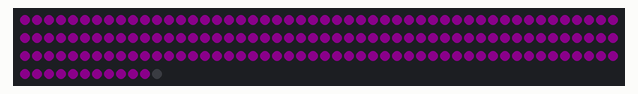
The sketch below on a simulated Arduino Uno, built with avr-gcc and run on an emulated ATmega328P. Shown: 162 RGB LEDs in strip order, left to right, continuing on the next row. Dim RGB values are drawn brighter than linear.

Above: at 0.93 s.
At 2.7 s:
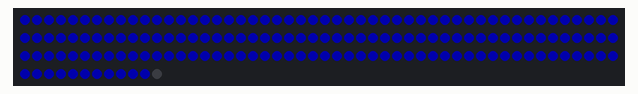
At 5.6 s:
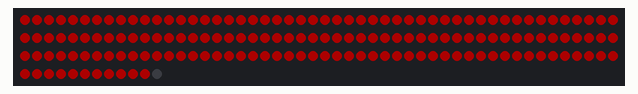

The sketch:

ArcadeGameLights.ino
```cpp
#include <FastLED.h>

#define LED_DATA_PIN 3
#define NUM_LEDS 162
#define NUM_COLORS  7

CRGB ledStrip[NUM_LEDS];

bool wipeRan = false;

int color = 0;

void setup()
{
  FastLED.addLeds<WS2812, LED_DATA_PIN, GRB>(ledStrip, NUM_LEDS);
  FastLED.setBrightness(50);
}

void loop()
{
  //bounceColorChange(20);
  //CRGB colors[] = { CRGB(6, 89, 20), CRGB(20, 153, 43), CRGB(0, 255, 0) };
  //CRGB colors[] = { CRGB(255, 0, 0), CRGB(255, 165, 0), CRGB(255, 255, 0), CRGB(0, 128, 0), CRGB(0, 0, 255), CRGB(75, 0, 130), CRGB(238, 130, 238) };
  //titaniumWave(colors, 7, 100);
  CRGB colors[] = { CRGB(255, 0, 0), CRGB(173, 0, 0), CRGB(102, 0, 0), CRGB(60, 0, 60), CRGB(77, 0, 135), CRGB(145, 0, 255), CRGB(77, 0, 135), CRGB(60, 0, 60), CRGB(0, 0, 102), CRGB(0, 0, 173), CRGB(0, 0, 255) };
  titaniumWave(colors, 11, 250);
}

void titanium(CRGB colors[], int l, int cycleDelay)
{
  for (int i = 0; i < 7; i++)
  {
    setStrip(colors[i]);
    FastLED.show();
    delay(cycleDelay);
  }
}

void titaniumWave(CRGB colors[], int l, int cycleDelay)
{
  for (int i = 0; i < l; i++)
  {
    setStrip(colors[i]);
    FastLED.show();
    delay(cycleDelay);
  }
  for (int i = l - 1; i >= 0; i--)
  {
    setStrip(colors[i]);
    FastLED.show();
    delay(cycleDelay);
  }
}

void wipeColor()
{
  if (!wipeRan)
  {
    wipeRan = true;
    setRange(0, NUM_LEDS-1, CRGB(0, 255, 0));
  }
  shiftStripRight(1);
  FastLED.show();
  delay(1);
}

void bounceColorChange(int cycleDelay)
{
  for (int i = 0; i <= NUM_LEDS-1; i++)
  {
    if (i % 2 == 0) ledStrip[i] = getColor(225);
    else ledStrip[i] = getColor(0);
    FastLED.show();
    delay(cycleDelay);
  }
  nextColor();
  for (int i = NUM_LEDS-1; i >= 0; i--)
  {
    if (i % 2 == 0) ledStrip[i] = getColor(225);
    else ledStrip[i] = getColor(0);
    FastLED.show();
    delay(cycleDelay);
  }
  nextColor();
}

void nextColor()
{
  if (color+1 == NUM_COLORS) color = 0;
  else color++;
}

CRGB getColor(int shift)
{
  int val = 255-shift;
  switch (color)
  {
    case 0:
      return CRGB(val, 0, 0);
    case 1:
      return CRGB(0, val, 0);
    case 2:
      return CRGB(val, val, 0);
    case 3:
      return CRGB(0, 0, val);
    case 4:
      return CRGB(val, 0, val);
    case 5:
      return CRGB(0, val, val);
    case 6:
      return CRGB(val, val, val);
  }
  return CRGB(0, 0, 0);
}

void shiftStripLeft(int n)
{
  for (; n > 0; n--)
  {
    for (int i = 0; i < NUM_LEDS - 1; i++)
      ledStrip[i] = ledStrip[i+1];
    ledStrip[NUM_LEDS - 1] = CRGB (0, 0, 0);
  }
}
void shiftStripRight(int n)
{
  for (; n > 0; n--)
  {
    for (int i = NUM_LEDS - 1; i > 0; i--)
      ledStrip[i] = ledStrip[i-1];
    ledStrip[0] = CRGB (0, 0, 0);
  }
}
void rotateStripLeft(int n)
{
  for (; n > 0; n--)
  {
    CRGB first = ledStrip[0];
    for (int i = 0; i < NUM_LEDS - 1; i++)
      ledStrip[i] = ledStrip[i+1];
    ledStrip[NUM_LEDS - 1] = first;
  }
}
void rotateStripRight(int n)
{
  for (; n > 0; n--)
  {
    CRGB last = ledStrip[NUM_LEDS - 1];
    for (int i = NUM_LEDS - 1; i > 0; i--)
      ledStrip[i] = ledStrip[i-1];
    ledStrip[0] = last;
  }
}
void setRange(int startIndex, int endIndex, CRGB color)
{
  for (int i = 0; i < endIndex - startIndex; i++)
  {
    ledStrip[i + startIndex] = color;
  }
}
void setStrip(CRGB color)
{
  setRange(0, NUM_LEDS-1, color);
  FastLED.show();
}
```

Measured:
- by itself, everything shown: repeats every 5.8 s, in 20 steps
